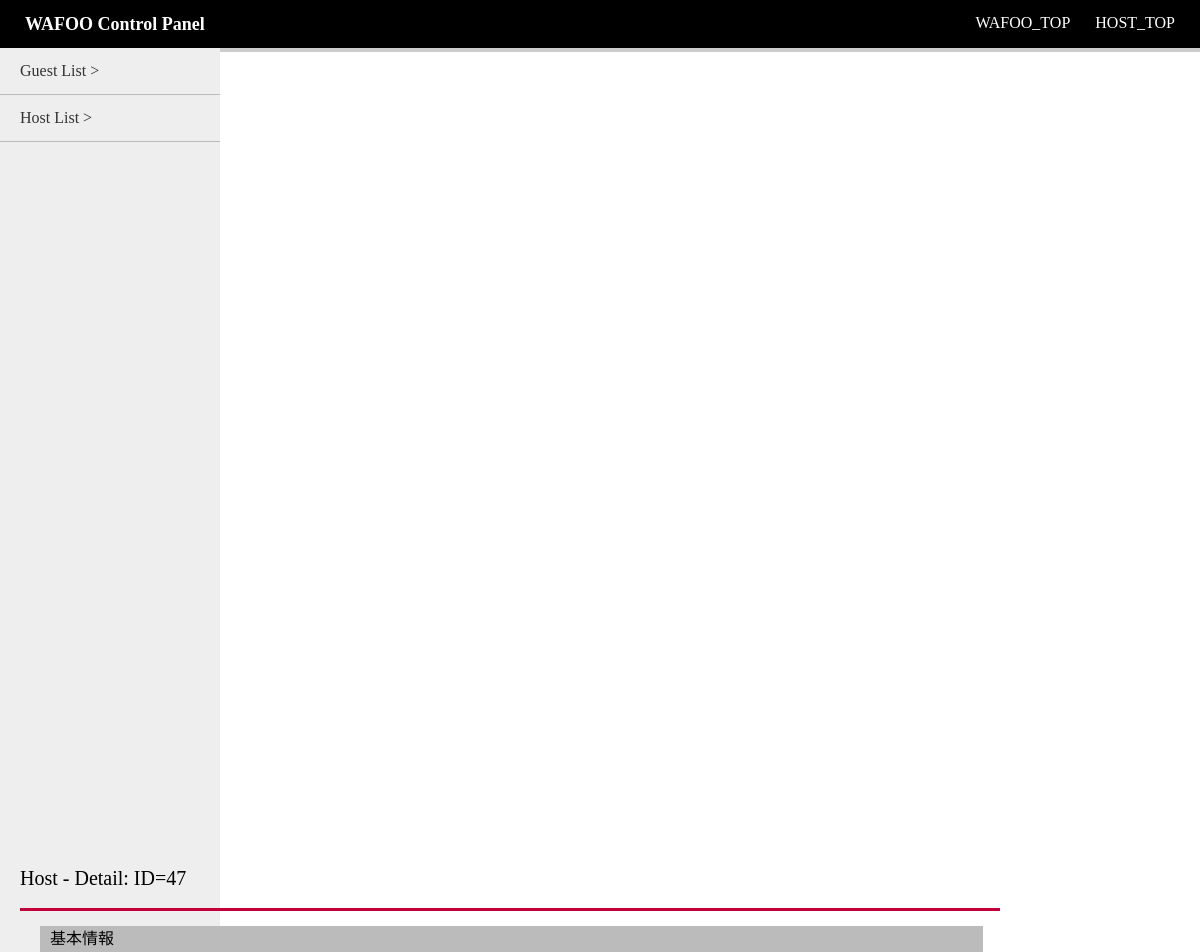
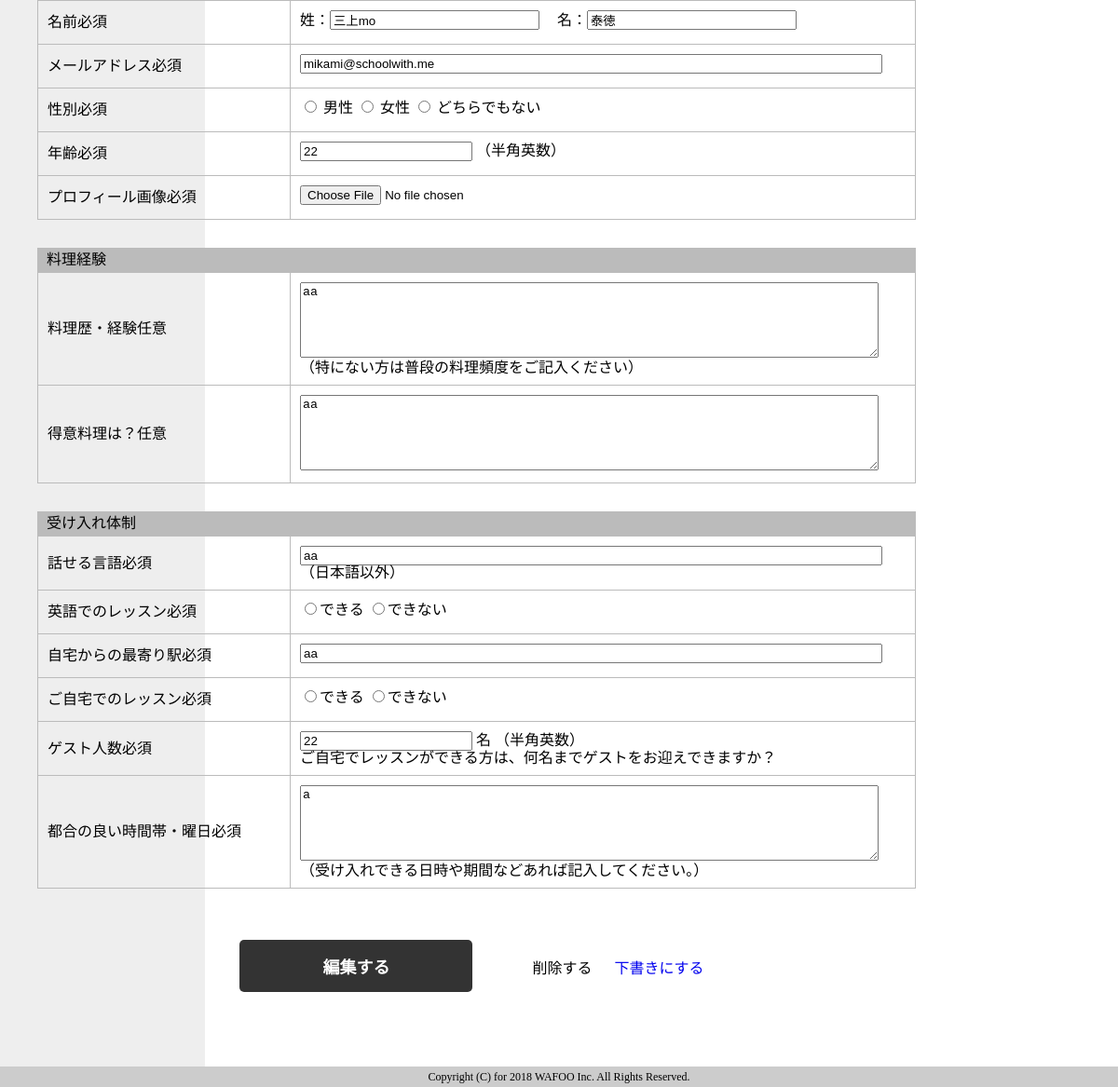
Screenshot of /WAFOO_CMS/hostDetail.php?id=47 with the database file from the repository (2 pictures, top to bottom).
### tables this page shows
CREATE TABLE `wafoo_host_table` (
  `id` int(11) NOT NULL AUTO_INCREMENT,
  `sei` varchar(64) NOT NULL DEFAULT '',
  `mei` varchar(64) NOT NULL DEFAULT '',
  `mail` varchar(256) NOT NULL DEFAULT '',
  `sex` varchar(64) NOT NULL DEFAULT '',
  `age` int(10) NOT NULL,
  `cookEx` text,
  `cookGood` text,
  `language` varchar(64) NOT NULL DEFAULT '',
  `english` varchar(64) NOT NULL DEFAULT '',
  `station` varchar(64) NOT NULL DEFAULT '',
  `homeLesson` varchar(64) NOT NULL DEFAULT '',
  `guestNum` int(10) DEFAULT NULL,
  `confDate` varchar(256) NOT NULL DEFAULT '',
  `indate` datetime NOT NULL,
  `hostPreview` int(1) DEFAULT '1',
  PRIMARY KEY (`id`)
);

### WAFOO_CMS/hostDetail.php (the view, shortened to what this page needs)
<?php
$id = $_GET["id"];
$pdo = db_con();
$stmt = $pdo->prepare("SELECT * FROM wafoo_host_table WHERE id=:id");
$stmt->bindValue(":id",$id,PDO::PARAM_INT);
$status = $stmt->execute();
if ($status == false) {
    sqlError($stmt);
} else {
    $row = $stmt->fetch();
}
?>
<?php include("frontend/header.php")?>
<main>
    <?php include("frontend/sidebar.php")?>
    <div class="mainContents">
        <h2>Host - Detail: ID=<?=$row["id"]?></h2>
        <form action="backend/update_host.php" method="post" id="host_form" enctype="multipart/form-data">
        <section class="hostDetail_section">
            <h3>基本情報</h3>
            <table>
                <tr>
                    <th>名前<span class="form_must">必須</span></th>
                    <td>
                        <span class="form_comment">姓：</span><input type="text" name="sei" size="25"  value="<?=$row['sei']?>">
                        <span class="form_comment ml15">名：<input type="text" name="mei" size="25" value="<?=$row['mei']?>"></span>
                    </td>
                </tr>
                <tr>
                    <th>メールアドレス<span class="form_must">必須</span></th>
                    <td><input type="text" name="mail" size="75" value="<?=$row['mail']?>"></td>
                </tr>
                <tr>
                    <th>性別<span class="form_must">必須</span></th>
                    <td>
                        <input type="radio" name="sex" value="男性">
                        <span class="form_comment mr15">男性</span>
                        <input type="radio" name="sex" value="女性">
                        <span class="form_comment mr15">女性</span>
                        <input type="radio" name="sex" value="どちらでもない">
                        <span class="form_comment mr15">どちらでもない</span>
                    </td>
                </tr>
                <tr>
                    <th>年齢<span class="form_must">必須</span></th>
                    <td>
                        <input type="text" name="age" value="<?=$row['age']?>">
                        <span class="form_comment">（半角英数）</span>
                    </td>
                </tr>
                <tr>
                    <th>プロフィール画像<span class="form_must">必須</span></th>
                    <td>
                        <input type="file" name="prof_file">
                    </td>
                </tr>
            </table>
        </section>
        <section class="hostDetail_section">
            <h3>料理経験</h3>
            <table>
                <tr>
                    <th>料理歴・経験<span class="form_want">任意</span></th>
                    <td>
                        <textarea name="cookEx" rows="5" cols="75"><?=$row['cookEx']?></textarea>
                        <br>
                        <span class="form_comment">（特にない方は普段の料理頻度をご記入ください）</span>
                    </td>
                </tr>
                <tr>
                    <th>得意料理は？<span class="form_want">任意</span></th>
                    <td>
                        <textarea name="cookGood" rows="5" cols="75"><?=$row['cookGood']?></textarea>
                </tr>
            </table>
        </section>
        <section class="hostDetail_section">
            <h3>受け入れ体制</h3>
            <table>
                <tr>
                    <th>話せる言語<span class="form_must">必須</span></th>
                    <td>
                        <input type="text" name="language" size="75" value="<?=$row['language']?>">
                        <span class="form_comment">
                        <br>（日本語以外）</span>
                    </td>
                </tr>
                <tr>
                    <th>英語でのレッスン<span class="form_must">必須</span></th>
                    <td>
                        <input type="radio" name="english" value="可能"><span class="form_comment mr15">できる</span>
                        <input type="radio" name="english" value="不可能"><span class="form_comment mr15">できない</span>
                    </td>
                </tr>
                <tr>
                    <th>自宅からの最寄り駅<span class="form_must">必須</span></th>
                    <td><input type="text" name="station" size="75" value="<?=$row['station']?>"></td>
                </tr>
                <tr>
                    <th>ご自宅でのレッスン<span class="form_must">必須</span></th>
                    <td>
                        <input type="radio" name="homeLesson" value="可能"><span class="form_comment mr15">できる</span>
                        <input type="radio" name="homeLesson" value="不可能"><span class="form_comment mr15">できない</span>
                    </td>
                </tr>
                <tr>
                    <th>ゲスト人数<span class="form_must">必須</span></th>
                    <td>
                        <input type="text" name="guestNum" value="<?=$row['guestNum']?>">
                        <span class="form_comment">名 （半角英数）
                        <br>ご自宅でレッスンができる方は、何名までゲストをお迎えできますか？</span>
                    </td>
                </tr>
                <tr>
                    <th>都合の良い時間帯・曜日<span class="form_must">必須</span></th>
                    <td>
                        <textarea name="confDate" rows="5" cols="75"><?=$row['confDate']?></textarea>
                        <br>
                        <span class="form_comment">（受け入れできる日時や期間などあれば記入してください。）</span>
                    </td>
                </tr>
            </table>
        </section>
        <div class="editBtn">
            <input type="submit" value="編集する">
            <span id="hostDelete_btn">削除する</span>
            <a href="backend/hostPreview.php?id=<?=$row['id']?>" id="hostPreview_btn">下書きにする</a>
        </div>
    </form>
    </div>
</main>

### WAFOO_CMS/css/style.css (style rules this page uses)
.ml15 { margin-left: 15px; }
footer { text-align: center; background: #cccccc; padding: 5px; font-size: 12px; }
main { overflow: hidden; }
.mainContents { float: left; padding: 20px; }
.mainContents h2 { font-size: 20px; padding-bottom: 20px; border-bottom: 3px solid #C3003A; width: 980px; }
.hostDetail_section { padding: 15px 20px; }
.hostDetail_section h3 { background-color: #BBBBBB; padding: 5px 10px; margin-bottom: 0px; }
.hostDetail_section table th { text-align: left; vertical-align: middle; margin: 0 20px 15px; width: 250px; border: #BBBBBB 1px solid; padding: 15px 10px; }
.hostDetail_section table td { border: #BBBBBB 1px solid; padding: 10px; width: 650px; }
.editBtn { width: 600px; margin: 40px auto 60px; text-align: center; }
.editBtn input { width: 250px; border-style:none; font-size: 18px; color: #ffffff; font-weight: bold; background-color: #333333; border-radius: 5px; padding: 15px 30px; margin-right: 50px; cursor : pointer; }
#hostDelete_btn { padding: 15px 10px; cursor : pointer; }
#hostPreview_btn { padding: 15px 10px; cursor : pointer; }

### rows the page displays
wafoo_host_table: id "47", sei "三上mo", mei "泰徳", mail "mikami@schoolwith.me", age "22", cookEx "aa", cookGood "aa", language "aa", station "aa", guestNum "22", confDate "a"
